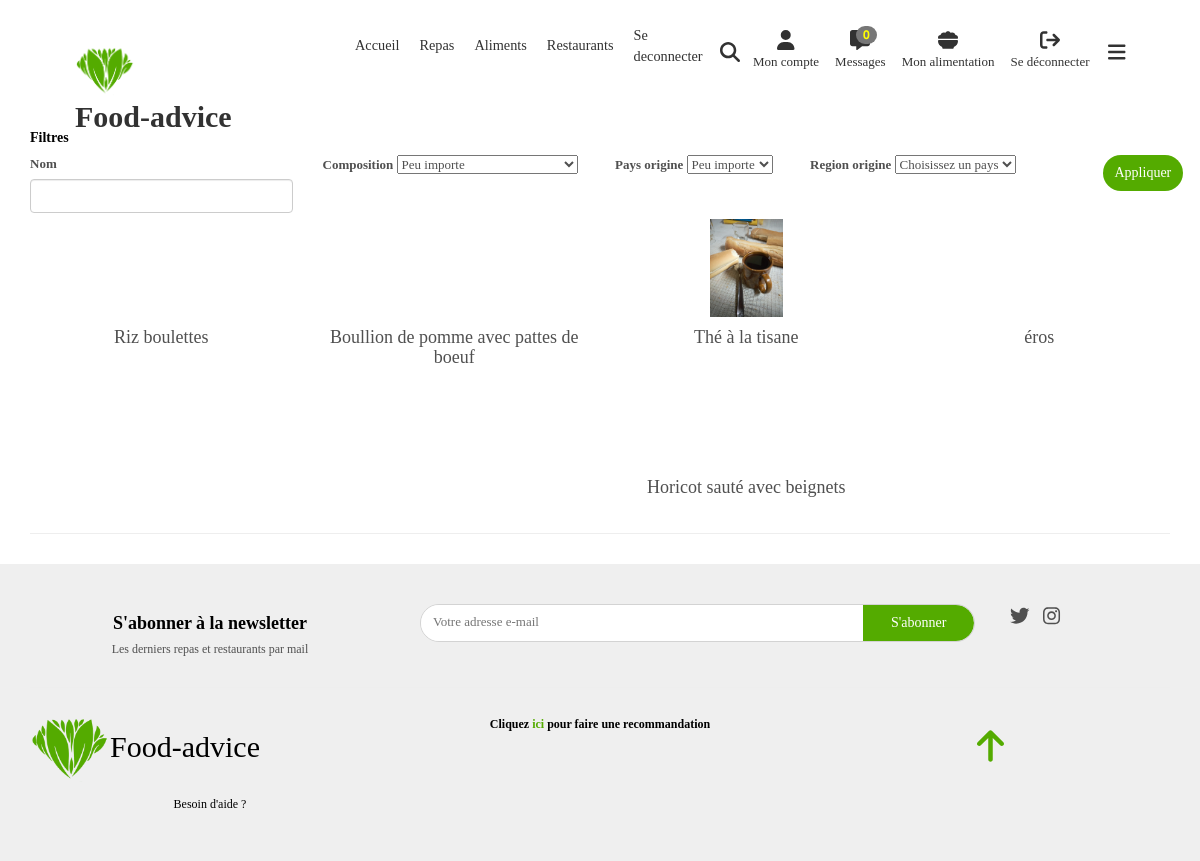
The page /repas/ (signed in) on the database its author committed.
### app/models.py (models this page shows, shortened)
class Evaluable(Commentable):
    class Meta:
        abstract = True

class Repas(Evaluable):
    image = models.FileField(upload_to="static/images/repas/", validators=[FileExtensionValidator(allowed_extensions=IMAGE_EXTENSIONS)])
    momentJournee = models.IntegerField(choices=MOMENTS_JOURNEE, null=True, blank = True, verbose_name="Moment de la journée", help_text="Moment habituel de consommation de ce repas")
    origine = models.ForeignKey(OrigineRepas, models.CASCADE, null=True)

### app/views_foods.py (the view)
# urls.py: path("" , views_foods.list, name="foods-list"),
def list(request):
    paysOrigines = []
    originesRepas = OrigineRepas.objects.order_by("pays")
    for origineRepas in originesRepas:
        if not paysOrigines.__contains__(origineRepas.pays):
            paysOrigines.append(origineRepas.pays)
    return render(request, template_name="food/liste.html", context={
        "repass": Repas.objects.filter(approuve=True),
        "originesRepas": originesRepas,
        "paysOrigines": paysOrigines
    })

### app/custom_tags_filters.py (called while the page is built)
@register.simple_tag
def css(filePath):
    return mark_safe('<link rel="stylesheet" type="text/css" href="'+settings.STATIC_URL+filePath+'"/>')

@register.simple_tag
def js(filePath):
    return mark_safe('<script type="text/javascript" src="'+settings.STATIC_URL+filePath+'"></script>')

### app/user_session.py (called while the page is built)
def isUserConnected(session):
    return session.__contains__("user_id")

def getUser(session):
    if isUserConnected(session):
        try:
            return Contributeur.objects.get(id=session["user_id"])
        except Contributeur.DoesNotExist:
            disconnectUser(session)
            return None
    else:
        return None

### context_processors.py (called while the page is built)
def globals(request):
    return {
        'appUser':getUser(request.session)
    }

### templates/food/liste.html (shortened to what this page needs)
{% extends 'base.html' %}
{% block body %}
<div class="container mt-2" id="list">
    <h5 class="title">Filtres</h5>
    <div id="filtres" class="row">
        <div class="col-12 col-md-3">
            <label>Nom </label>
            <input type="text" id="filtre-nom"class="form-control" value="{{nom}}">
        </div>
        <div class="col-12 col-md-3">
            <label>Composition</label>
            <select id="filtre-composition" class="form-select">
                <option value="">Peu importe</option>
            </select>
        </div>
        <div class="col-12 col-md-2">
            <label>Pays origine</label>
            <select id="filtre-pays-origine" class="form-select">
                <option value="">Peu importe</option>
            </select>
        </div>
        <div class="col-12 col-md-3">
            <label>Region origine</label>
            <select id="filtre-region-origine" class="form-select">
                <option value="">Choisissez un pays</option>
            </select>
        </div>
        <div class="col-12 col-md-1 d-flex align-items-end">
            <button class="btn btn-primary" onclick="filter()">Appliquer</button>
        </div>
    </div>
    <div id="repass">
        {% include "load/foods.html" with repass=repass %}
    </div>
    <hr>
</div>
{% endblock %}

### templates/macros/_food-little-presentation.html (shortened to what this page needs)
<a href="{% url 'show-food' repas.id %}" class="col-4 col-md-3 food food-little-presentation text-center" data-aos="zoom-in">
    <div class="image-div">
        <img src="/{{repas.image}}" alt="">
    </div>
    <h4 class="food-title">{{ repas.nom }}</h4>
</a>

### static/css/main.css (style rules this page uses)
a { text-decoration: none; color: inherit; cursor: pointer; }
.btn { border-radius: 20px; padding: 8px 12px !important; border: none; }
.btn-primary { background: #54ab00; }
body { font-size: 13px; color: #505050; margin: 0; padding: 0; overflow-x: hidden; width: 100% !important; font-family: "century gothic"; }
.title { font-family: "mayeka"; font-weight: bold; color: black; }
.food-little-presentation { margin: 5px 0; position: relative; }
.food-little-presentation .image-div { overflow: hidden; height: 100px; display: flex; justify-content: center; align-items: center; }
.food-little-presentation .image-div img { height: 98%; transition: all .3s ease; cursor: pointer; }
.food-little-presentation .food-title { font-size: 18px; }

### rows shown on the page
Repas: nom "Riz boulettes"
Repas: nom "Boullion de pomme avec pattes de boeuf"
Repas: image (picture), nom "Thé à la tisane"
Repas: nom "éros"
Repas: nom "Horicot sauté avec beignets"
